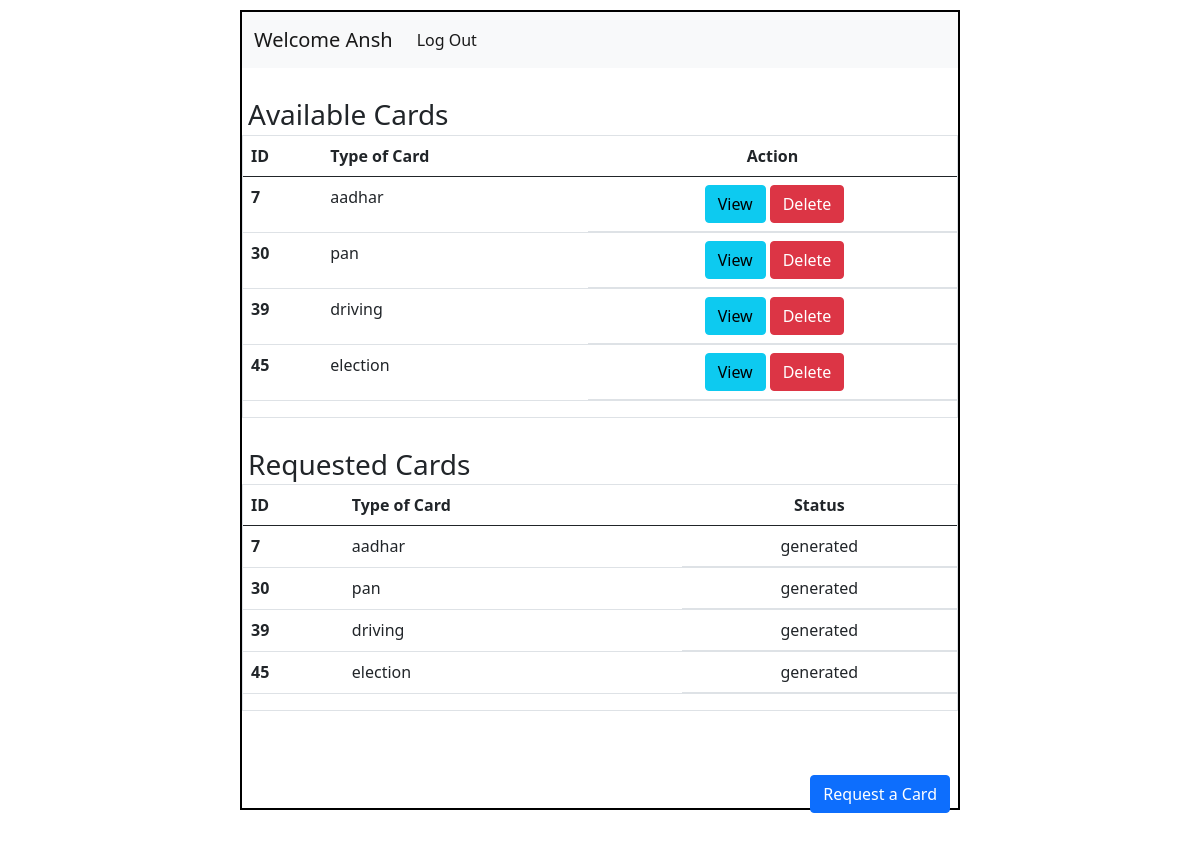
Page /home/2 on the committed database.
### application/models.py (models this page shows)
class User(db.Model):
    id = db.Column(db.Integer(),primary_key = True)
    username = db.Column(db.String(),unique=True,nullable = False)
    email = db.Column(db.String(),unique = True, nullable = False)
    password = db.Column(db.String(),nullable= False)
    type = db.Column(db.String(),default ="general")
    details = db.relationship("Info",backref = "creator")

class Info(db.Model):
    id = db.Column(db.Integer(),primary_key= True)
    atr_name = db.Column(db.String(), nullable=False)
    atr_value = db.Column(db.String(),nullable = False)
    c_name = db.Column(db.String(),nullable = False)
    user_id = db.Column(db.Integer(),db.ForeignKey("user.id"),nullable= False)

### application/controllers.py (the view)
@app.route("/home/<int:user_id>")
def user_dash(user_id):
    this_user = User.query.filter_by(id=user_id).first()
    return render_template("user_dash.html",this_user=this_user)

### templates/user_dash.html (shortened to what this page needs)
<!DOCTYPE html>
<html lang="en">
<head>
    <link rel="stylesheet" href="/static/style.css">
    <link href="https://cdn.jsdelivr.net/npm/bootstrap@5.0.2/dist/css/bootstrap.min.css" rel="stylesheet">
</head>
<body>
    <div id="main">
        <div id="canvas">
            <nav class="navbar navbar-expand-lg navbar-light bg-light">
                <div class="container-fluid">
                  <a class="navbar-brand" href="#">Welcome {{this_user.username}}</a>
                  <div class="collapse navbar-collapse" id="navbarSupportedContent">
                    <ul class="navbar-nav me-auto mb-2 mb-lg-0">
                      <li class="nav-item">
                        <a class="nav-link active" aria-current="page" href="/login">Log Out</a>
                      </li>
                    </ul>
                  </div>
                </div>
            </nav>
            <div id="content">
                <h3 class="headings">Available Cards</h3>
                <div class="table border">
                    <table class="table">
                        <thead>
                          <tr>
                            <th scope="col">ID</th>
                            <th scope="col">Type of Card</th>
                            <th scope="col" class="text-center">Action</th>
                          </tr>
                        </thead>
                        <tbody>
                          {% for info in this_user.details %}
                            {% if info.atr_value == "generated" %}
                          <tr>
                            <th scope="row">{{info.id}}</th>
                            <td>{{info.c_name}}</td>
                            <td class="d-flex justify-content-center">
                                <a href="/view/{{info.c_name}}/{{info.user_id}}" type="button" class="btn btn-info mx-1" >View</a>
                                <a href="" type="button" class="btn btn-danger">Delete</a>
                            </td>
                            {% endif %}
                          {% endfor %}
                        </tbody>
                      </table>
                </div>
                <h3 class="headings">Requested Cards</h3>
                <div class="table border">
                    <table class="table ">
                        <thead>
                          <tr>
                            <th scope="col">ID</th>
                            <th scope="col">Type of Card</th>
                            <th scope="col" class="text-center">Status</th>
                          </tr>
                        </thead>
                        <tbody>
                          {% for info in this_user.details %}
                            {% if info.atr_name == "status" %}
                              <tr>
                                <th scope="row">{{info.id}}</th>
                                <td>{{info.c_name}}</td>
                                <td class="d-flex justify-content-center">{{info.atr_value}}</td>
                              </tr>
                            {% endif %}
                          {% endfor %}
                        </tbody>
                      </table>
                </div>
                <div class="text-end">
                    <a href="/request_card/{{this_user.id}}" type="button" class="btn btn-primary mx-2 my-5">Request a Card</a>
                </div>
            </div>
        </div>
    </div>
</body>
</html>

### static/style.css (style rules this page uses)
* { margin:0px; }
#main { margin-top: 10px; }
#canvas { border:2px solid black; margin-top: 10px; }
#canvas { width: 60%; margin: auto; height:800px; }
.headings { margin:3px; padding-left:3px ; margin-top: 30px; }

### rows in the picture
User: username "Ansh"
Info: id "7", c_name "aadhar", atr_value "generated"
Info: id "30", c_name "pan", atr_value "generated"
Info: id "39", c_name "driving", atr_value "generated"
Info: id "45", c_name "election", atr_value "generated"
